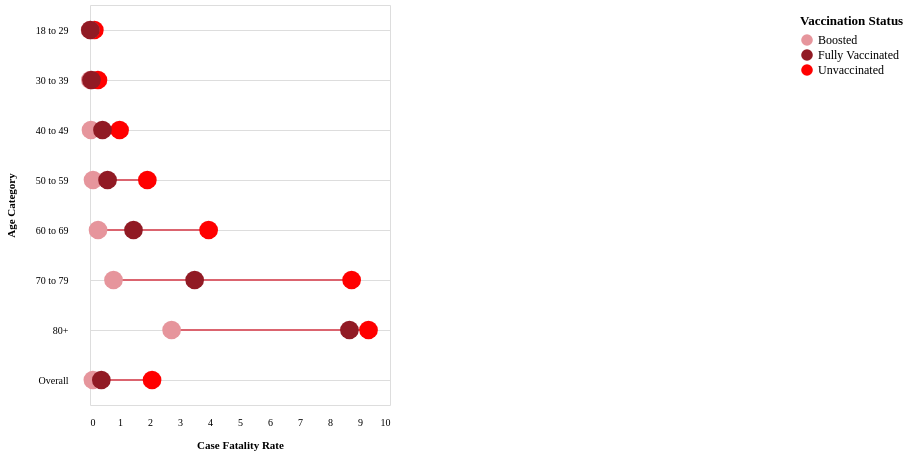

Write the Vega-Lite specification saved for this chart.
### Vega-Lite specification from a JSON file in a GitHub repository (floating-point values rounded to 4 significant figures)
{"$schema": "https://vega.github.io/schema/vega-lite/v5.json", "height": 400, "config": {"font": "Nunito"}, "width": "container", "data": {"values": [{"age": "18 to 29", "type": "Unvaccinated", "value": 0.1453}, {"age": "18 to 29", "type": "Boosted", "value": 0.004104}, {"age": "18 to 29", "type": "Fully Vaccinated", "value": 0.01258}, {"age": "30 to 39", "type": "Unvaccinated", "value": 0.265}, {"age": "30 to 39", "type": "Boosted", "value": 0.01123}, {"age": "30 to 39", "type": "Fully Vaccinated", "value": 0.04777}, {"age": "40 to 49", "type": "Unvaccinated", "value": 0.987}, {"age": "40 to 49", "type": "Boosted", "value": 0.03264}, {"age": "40 to 49", "type": "Fully Vaccinated", "value": 0.4159}, {"age": "50 to 59", "type": "Unvaccinated", "value": 1.911}, {"age": "50 to 59", "type": "Boosted", "value": 0.1005}, {"age": "50 to 59", "type": "Fully Vaccinated", "value": 0.5854}, {"age": "60 to 69", "type": "Unvaccinated", "value": 3.954}, {"age": "60 to 69", "type": "Boosted", "value": 0.2683}, {"age": "60 to 69", "type": "Fully Vaccinated", "value": 1.45}, {"age": "70 to 79", "type": "Unvaccinated", "value": 8.721}, {"age": "70 to 79", "type": "Boosted", "value": 0.7834}, {"age": "70 to 79", "type": "Fully Vaccinated", "value": 3.488}, {"age": "80+", "type": "Unvaccinated", "value": 9.284}, {"age": "80+", "type": "Boosted", "value": 2.72}, {"age": "80+", "type": "Fully Vaccinated", "value": 8.648}, {"age": "Overall", "type": "Unvaccinated", "value": 2.068}, {"age": "Overall", "type": "Boosted", "value": 0.0962}, {"age": "Overall", "type": "Fully Vaccinated", "value": 0.3784}]}, "encoding": {"x": {"field": "value", "type": "quantitative", "title": "Case Fatality Rate", "axis": {"offset": 10, "ticks": false, "minExtent": 20, "domain": false, "grid": false}}, "y": {"field": "age", "type": "nominal", "title": "Age Category", "axis": {"offset": 20, "ticks": false, "minExtent": 50, "domain": false, "grid": true}}}, "layer": [{"mark": "line", "encoding": {"detail": {"field": "age", "type": "nominal"}, "color": {"value": "#db646f"}}}, {"mark": {"type": "point", "filled": true, "size": 350, "tooltip": true}, "encoding": {"color": {"field": "type", "type": "nominal", "scale": {"domain": ["Boosted", "Fully Vaccinated", "Unvaccinated"], "range": ["#e6959c", "#911a24", "#FF0000"]}, "title": "Vaccination Status", "legend": {"orient": "none", "legendX": 710, "legendY": 10, "labelFontSize": 12, "titleFontSize": 13, "symbolSize": 135}}, "tooltip": [{"field": "type", "title": "Type"}, {"field": "value", "title": "CFR rate", "format": ".2f"}, {"field": "age", "title": "Age Category"}], "opacity": {"value": 1}}}]}
